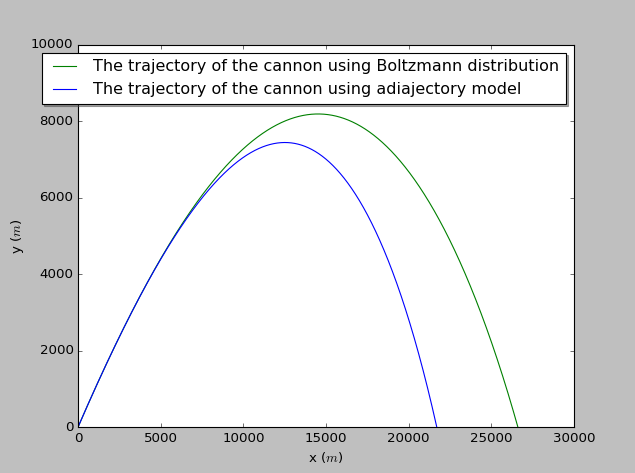

This figure's Python source:
import pylab as pl
import math
class flying_cannon:
    """
    Calculation of the trajectory of the cannon
    Home work of the second chapter done by He Yijun
    Question 2.7
    """
    def __init__(self,angle = 3.14/4 , velocity = 700,location_x = 0, location_y = 0, time_step = 0.001 , B_over_m = 0.00004, B_over_m_const = 0.00004):
        # unit of time is s ; unit of angle is rad
        self.v_x = [velocity * math.cos(angle)]
        self.v_y = [velocity * math.sin(angle)]
        self.v=[velocity]        
        self.x = [location_x]        
        self.y = [location_y]
        self.v_xno = [velocity * math.cos(angle)]
        self.v_yno = [velocity * math.sin(angle)]
        self.vno =[velocity]        
        self.xno = [location_x]        
        self.yno = [location_y]
        self.t = [0]
        self.dt = time_step
        self.const = [B_over_m]
        self.constno = [B_over_m_const]
        self.g = 9.8
        print("Initial velocity ->", velocity)
        print("Initial angle of velocity ->", angle)
        print("Initial location of cannon shell ->", (location_x, location_y))
        print("time step -> ", time_step)
    def calculate(self):
        while not self.y[-1] < 0 :
            vx = self.v_x[-1] - self.v_x[-1] * self.v[-1] * self.const[-1] * self.dt
            vy = self.v_y[-1] - self.v_y[-1] * self.v[-1] * self.const[-1] * self.dt - self.g * self.dt         
            self.v_x.append(vx)
            self.v_y.append(vy)
            x = self.x[-1] + self.v_x[-1] * self.dt
            y = self.y[-1] + self.v_y[-1] * self.dt
            v = math.sqrt(self.v_x[-1] * self.v_x[-1] + self.v_y[-1] * self.v_y[-1]) 
            c = self.const[0] * math.exp(-self.y[-1]/10**4)
            self.const.append(c)            
            self.x.append(x)
            self.y.append(y)
            self.t.append(self.t[-1] + self.dt)
            self.v.append(v)
        amend_y = -self.y[-2]/self.y[-1]
        amend_x = (self.x[-2]+amend_y*self.x[-1])/(amend_y + 1)        
        self.x.remove(self.x[-1])
        self.y.remove(self.y[-1])
        self.x.append(amend_x)
        self.y.append(0)
    def calculate_c(self):
        while not self.yno[-1] < 0 :
            vxno = self.v_xno[-1] - self.v_xno[-1] * self.vno[-1] * self.constno[-1] * self.dt
            vyno = self.v_yno[-1] - self.v_yno[-1] * self.vno[-1] * self.constno[-1] * self.dt - self.g * self.dt         
            self.v_xno.append(vxno)
            self.v_yno.append(vyno)
            xno = self.xno[-1] + self.v_xno[-1] * self.dt
            yno = self.yno[-1] + self.v_yno[-1] * self.dt
            vno = math.sqrt(self.v_xno[-1] * self.v_xno[-1] + self.v_yno[-1] * self.v_yno[-1])            
            cno = (1 - 0.0065 * self.yno[-1]/300)**(2.5) * self.constno[0]
            self.constno.append(cno)            
            self.xno.append(xno)
            self.yno.append(yno)
            self.t.append(self.t[-1] + self.dt)
            self.vno.append(vno)
        amend_yno = -self.yno[-2]/self.yno[-1]
        amend_xno = (self.xno[-2]+amend_yno*self.xno[-1])/(amend_yno + 1)        
        self.xno.remove(self.xno[-1])
        self.yno.remove(self.yno[-1])
        self.xno.append(amend_xno)
        self.yno.append(0)
    def show_results(self):
        pl.plot(self.x, self.y, 'g', label='The trajectory of the cannon using Boltzmann distribution')
        pl.plot(self.xno, self.yno, 'b', label='The trajectory of the cannon using adiajectory model')
        pl.xlim(0.0, 30000.0)
        pl.ylim(0.0, 10000.0)
        pl.xlabel('x ($m$)')
        pl.ylabel('y ($m$)')
        pl.legend(loc='best', shadow=True)
        pl.show()
    def store_results(self):
        myfile = open('flying_cannon', 'w')
        for i in range(len(self.t)):
            print(self.t[i],(self.x[i],self.y[i]),(self.xno[i],self.yno[i]), file = myfile)
        myfile.close()

a = flying_cannon()
a.calculate()
a.calculate_c()
a.show_results()
a.store_results()
